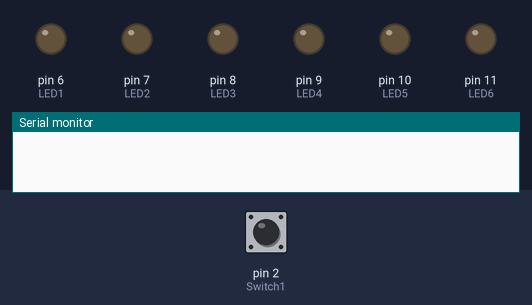
The sketch below on a simulated Arduino Uno, built with avr-gcc and run on an emulated ATmega328P. Shown: output pins drawn as LEDs (lit = HIGH), the last lines printed to the serial monitor. The test bench sets the inputs (shaded band); at power-on: pin 2 (Switch1) LOW. Random numbers use the default seed unless the sketch sets one.

Above: at 1.2 s.
1.3 s: pin 2 (Switch1) pulled HIGH for 0.15 s
At 3.0 s:
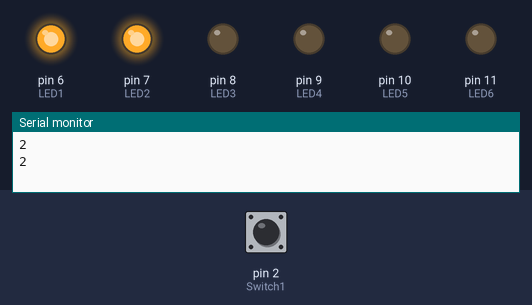
3.3 s: pin 2 (Switch1) pulled HIGH for 1 s
At 5.4 s:
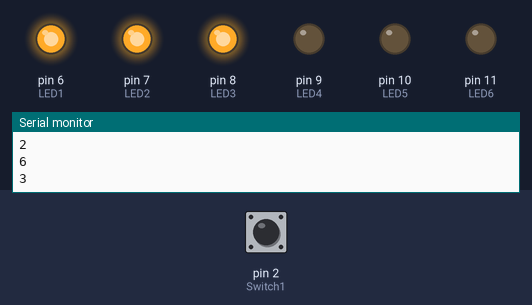
6.3 s: pin 2 (Switch1) pulled HIGH for 0.15 s
At 7.2 s:
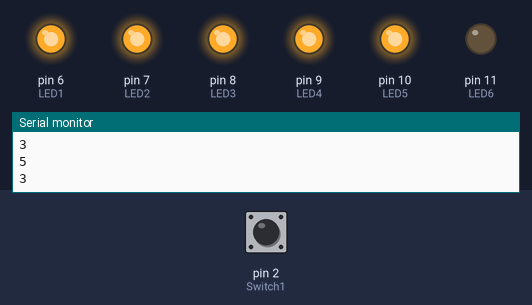
8.8 s: pin 2 (Switch1) pulled HIGH for 3.2 s
At 10.0 s:
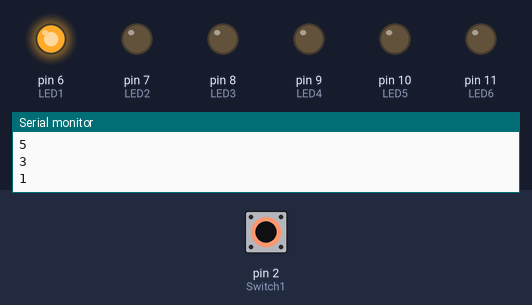
Timing chart, 0 to 14.0 s (numbered marks = the images above; inputs shaded):
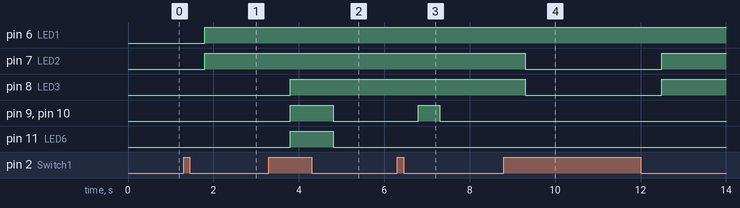

Measured:
- after the input at 1.3 s, pin 6 (LED1), pin 7 (LED2): LOW → HIGH after 0.50 s
- after the input at 3.3 s, pin 8 (LED3): LOW → HIGH after 0.50 s; pin 9 (LED4), pin 10 (LED5), pin 11 (LED6): LOW → HIGH after 0.50 s, → LOW 1.0 s later
- after the input at 6.3 s, pin 9 (LED4), pin 10 (LED5): LOW → HIGH after 0.50 s, → LOW 0.50 s later
- after the input at 8.8 s, pin 7 (LED2), pin 8 (LED3): HIGH → LOW after 0.50 s, → HIGH 3.2 s later

The sketch:

106-LED-Dice.ino
```cpp
// Project 106 - Binary LED counter, 6 LEDs in a line

// These variables are used to show how the devices are connected to the HERO pins
int Switch1 = 2;     // Switch 1 of our DIP switch is attached to pin 2
int LED1 = 6;        // 1
int LED2 = 7;        // 2
int LED3 = 8;        // 3
int LED4 = 9;        // 4
int LED5 = 10;       // 5
int LED6 = 11;       // 6

// This variable is used in more than one function
int Sw1LastState = 0; //Set the state of Switch 1 to OFF, or LOW

void setup() {
  pinMode(LED1, OUTPUT); // 6 LEDs as outputs
  pinMode(LED2, OUTPUT);
  pinMode(LED3, OUTPUT);
  pinMode(LED4, OUTPUT);
  pinMode(LED5, OUTPUT);
  pinMode(LED6, OUTPUT);
  pinMode(Switch1, INPUT); // Switch 1 as input

  // Turn all LEDs off and set up the  Sw1LastState to be the current state of the switch
  digitalWrite(LED1, LOW);
  digitalWrite(LED2, LOW);
  digitalWrite(LED3, LOW);
  digitalWrite(LED4, LOW);
  digitalWrite(LED5, LOW);
  digitalWrite(LED6, LOW);
  Sw1LastState = digitalRead(Switch1);

  Serial.begin(9600); // This opens communication with the serial monitor
}

void loop() {

  // This variable is only used in this function, so is defined here
  int Sw1=digitalRead(Switch1);

  if (Sw1 != Sw1LastState) {  // The switch has changed state
    Sw1LastState = Sw1;        // Change the variable to match the current value
    int DiceRoll = random(1, 7); // Create a random number between 1 and 6, inclusive
    Serial.println(DiceRoll);
    delay(500);

    if (DiceRoll == 1) {
      digitalWrite(LED1, HIGH);
      digitalWrite(LED2, LOW);
      digitalWrite(LED3, LOW);
      digitalWrite(LED4, LOW);
      digitalWrite(LED5, LOW);
      digitalWrite(LED6, LOW);
    }
    else if (DiceRoll == 2) {
      digitalWrite(LED1, HIGH);
      digitalWrite(LED2, HIGH);
      digitalWrite(LED3, LOW);
      digitalWrite(LED4, LOW);
      digitalWrite(LED5, LOW);
      digitalWrite(LED6, LOW);
    }
    else if (DiceRoll == 3) {
      digitalWrite(LED1, HIGH);
      digitalWrite(LED2, HIGH);
      digitalWrite(LED3, HIGH);
      digitalWrite(LED4, LOW);
      digitalWrite(LED5, LOW);
      digitalWrite(LED6, LOW);
    }
    else if (DiceRoll == 4) {
      digitalWrite(LED1, HIGH);
      digitalWrite(LED2, HIGH);
      digitalWrite(LED3, HIGH);
      digitalWrite(LED4, HIGH);
      digitalWrite(LED5, LOW);
      digitalWrite(LED6, LOW);
    }
    else if (DiceRoll == 5) {
      digitalWrite(LED1, HIGH);
      digitalWrite(LED2, HIGH);
      digitalWrite(LED3, HIGH);
      digitalWrite(LED4, HIGH);
      digitalWrite(LED5, HIGH);
      digitalWrite(LED6, LOW);
    }
    else if (DiceRoll == 6) {
      digitalWrite(LED1, HIGH);
      digitalWrite(LED2, HIGH);
      digitalWrite(LED3, HIGH);
      digitalWrite(LED4, HIGH);
      digitalWrite(LED5, HIGH);
      digitalWrite(LED6, HIGH);
    }
  }
}
```
